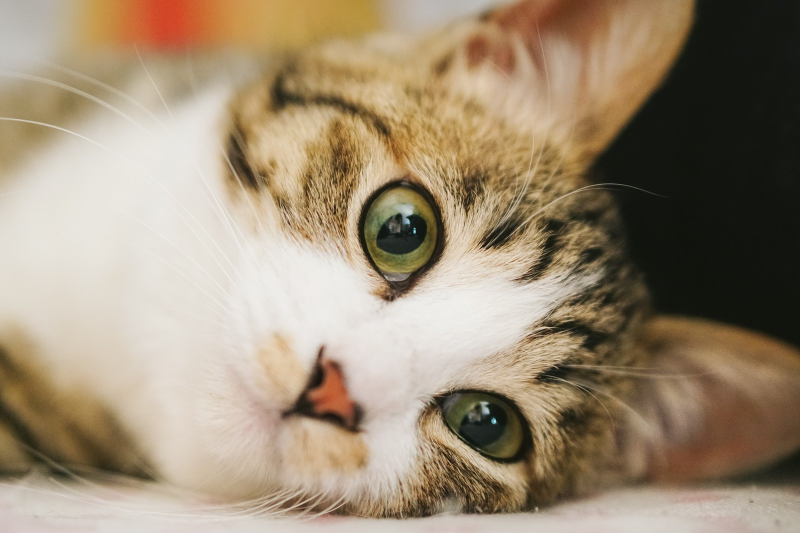
%> input picture kadai2/Cat.jpg, 1600 x 1066 px (shown at 1/2 size)
$ octave kadai2.m   (GNU Octave 9; MATLAB toolbox functions it lacks are replaced by stand-ins)
%> lines starting %> are read from the running program, lines starting %| are printed output that depends on the picture; in (x1, y1, x2, y2) boxes, pixels count from 0 and x2, y2 are one past the last pixel; in counts of white or black regions, pixels touching at a corner belong together; the program's own positions count from 1
% 壽戣俀丂奒挷悢偲媈帡椫妔
% 俀奒挷丆係奒挷丆俉奒挷偺夋憸傪惗惉偣傛丏

clear; % 曄悢偺僆乕儖僋儕傾

ORG=imread('Cat.jpg'); % 尨夋憸偺擖椡
%> ORG is the input picture: size 1066x1600x3 uint8; mean R, G, B 156.8, 140, 116.8
ORG = rgb2gray(ORG); colormap(gray); colorbar;
imagesc(ORG); axis image; % 夋憸偺昞帵
pause; % 堦帪掆巭

% 俀奒挷夋憸偺惗惉
IMG = ORG>128;
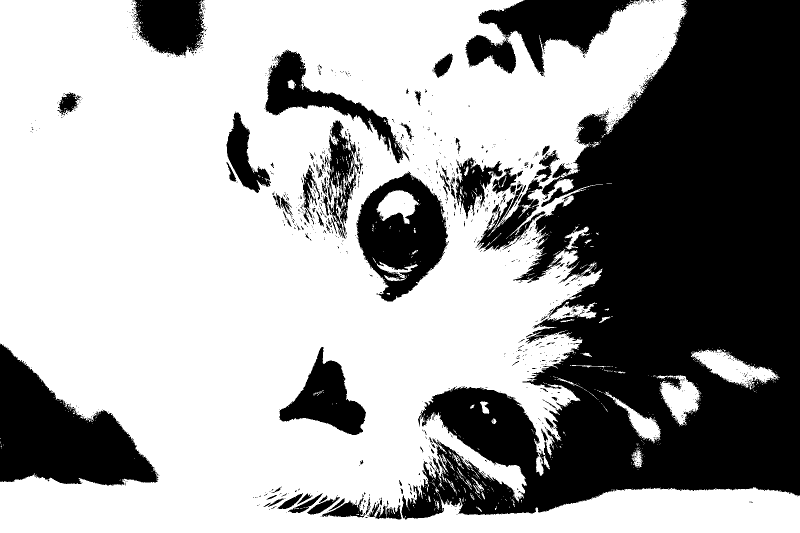
%> IMG: size 1066x1600 logical (shown at 1/2 size); 62.7% white; 1228 black regions (1118 under 20 px), largest, box (x1, y1, x2, y2) and area: (803, 0, 1600, 1039) 453435, (0, 687, 317, 971) 47767, (713, 342, 896, 603) 26973
imagesc(IMG); colormap(gray); colorbar;  axis image;
pause;

% 係奒挷夋憸偺惗惉
IMG0 = ORG>64;
%> IMG0: size 1066x1600 logical; 82.1% white; 931 black regions (839 under 20 px), largest, box (x1, y1, x2, y2) and area: (1082, 0, 1600, 710) 230100, (860, 778, 1069, 935) 14781, (715, 359, 891, 585) 7495
IMG1 = ORG>128;
IMG2 = ORG>192;
%> IMG2: size 1066x1600 logical; 30.5% white; 1101 white regions (1005 under 20 px), largest, box (x1, y1, x2, y2) and area: (0, 151, 1138, 994) 434652, (0, 973, 1437, 1066) 62635, (522, 232, 635, 395) 7235
IMG = IMG0 + IMG1 + IMG2;
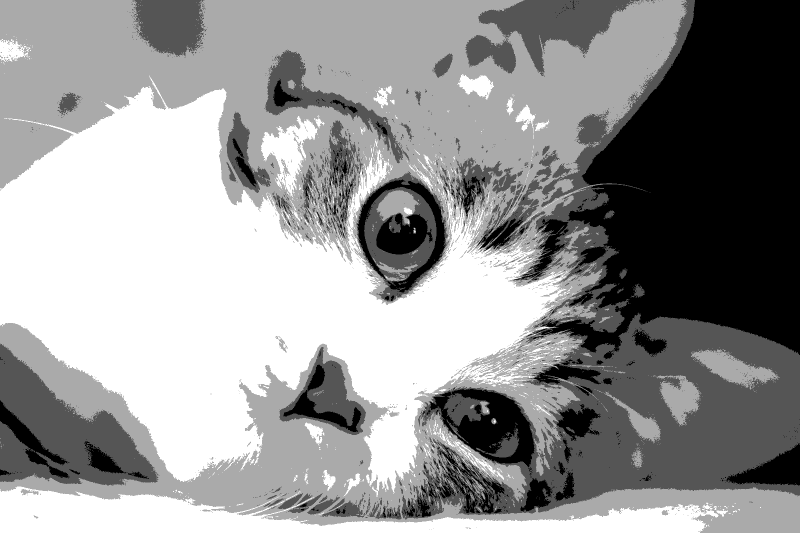
%> IMG: size 1066x1600 double (shown at 1/2 size); min 0, max 3, mean 1.75; drawn with min black and max white
imagesc(IMG); colormap(gray); colorbar;  axis image;
pause;

% 俉奒挷夋憸偺惗惉
IMG0 = ORG>32;
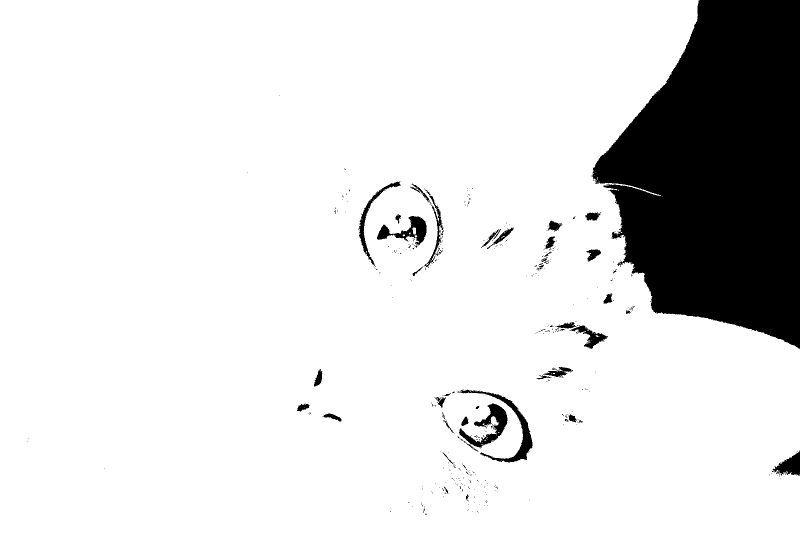
%> IMG0: size 1066x1600 logical (shown at 1/2 size); 86.9% white; 393 black regions (348 under 20 px), largest, box (x1, y1, x2, y2) and area: (1185, 0, 1600, 698) 203949, (915, 779, 1065, 925) 2932, (918, 807, 1015, 897) 2765
IMG1 = ORG>64;
IMG2 = ORG>96;
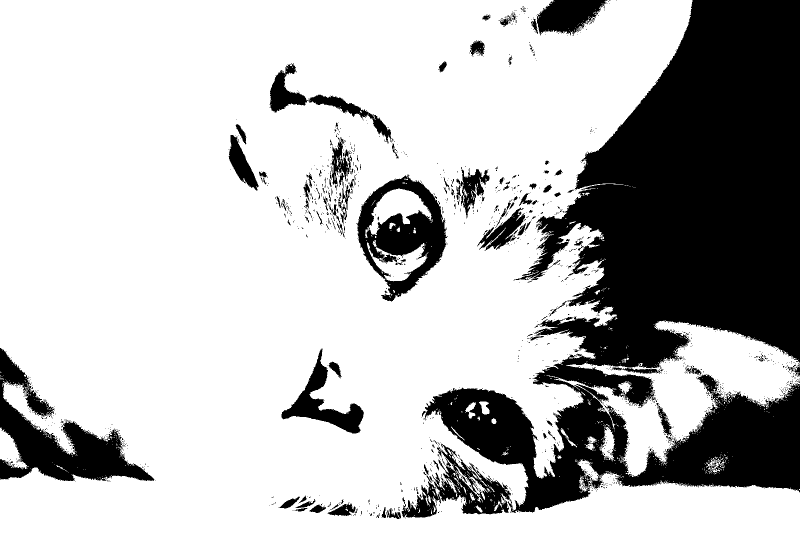
%> IMG2: size 1066x1600 logical (shown at 1/2 size); 72.7% white; 1473 black regions (1355 under 20 px), largest, box (x1, y1, x2, y2) and area: (849, 0, 1600, 1026) 363292, (0, 696, 309, 962) 27189, (713, 349, 895, 603) 20152
IMG3 = ORG>128;
IMG4 = ORG>160;
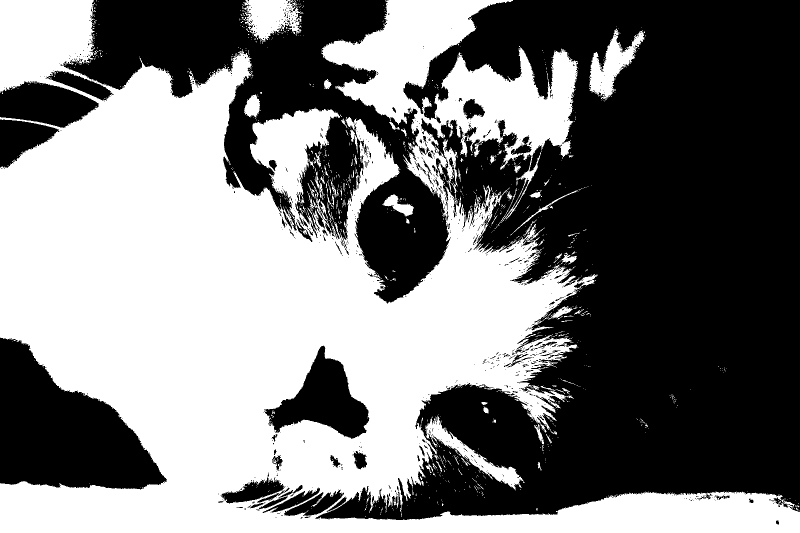
%> IMG4: size 1066x1600 logical (shown at 1/2 size); 48% white; 1221 white regions (1138 under 20 px), largest, box (x1, y1, x2, y2) and area: (0, 0, 1600, 1066) 790475, (487, 0, 606, 85) 6279, (1178, 57, 1290, 201) 6047
IMG5 = ORG>192;
IMG6 = ORG>224;
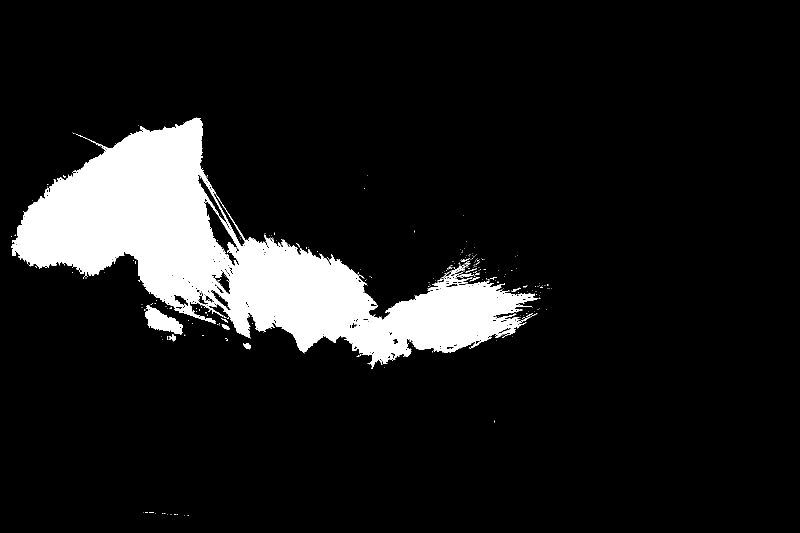
%> IMG6: size 1066x1600 logical (shown at 1/2 size); 10.5% white; 290 white regions (276 under 20 px), largest, box (x1, y1, x2, y2) and area: (22, 235, 1075, 738) 176253, (290, 611, 366, 670) 2253, (486, 686, 502, 699) 120
IMG = IMG0 + IMG1 + IMG2 + IMG3 + IMG4 + IMG5 + IMG6;
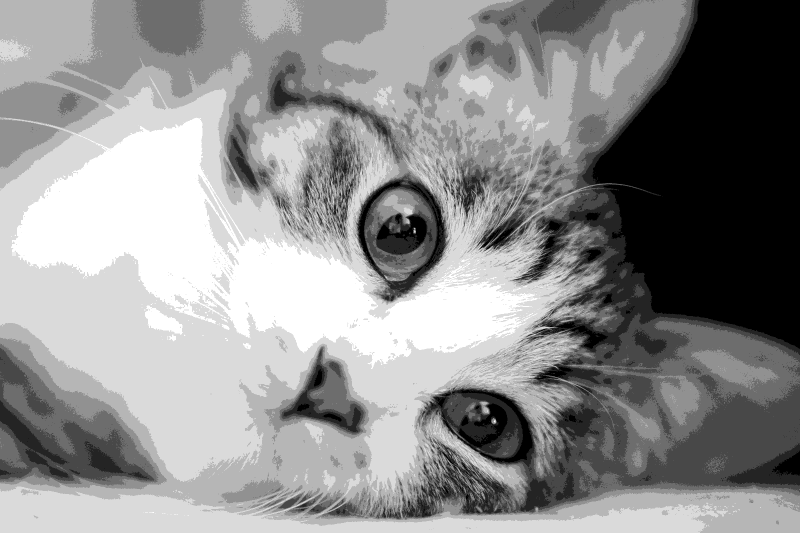
%> IMG: size 1066x1600 double (shown at 1/2 size); min 0, max 7, mean 3.93; drawn with min black and max white
imagesc(IMG); colormap(gray); colorbar;  axis image;

return
